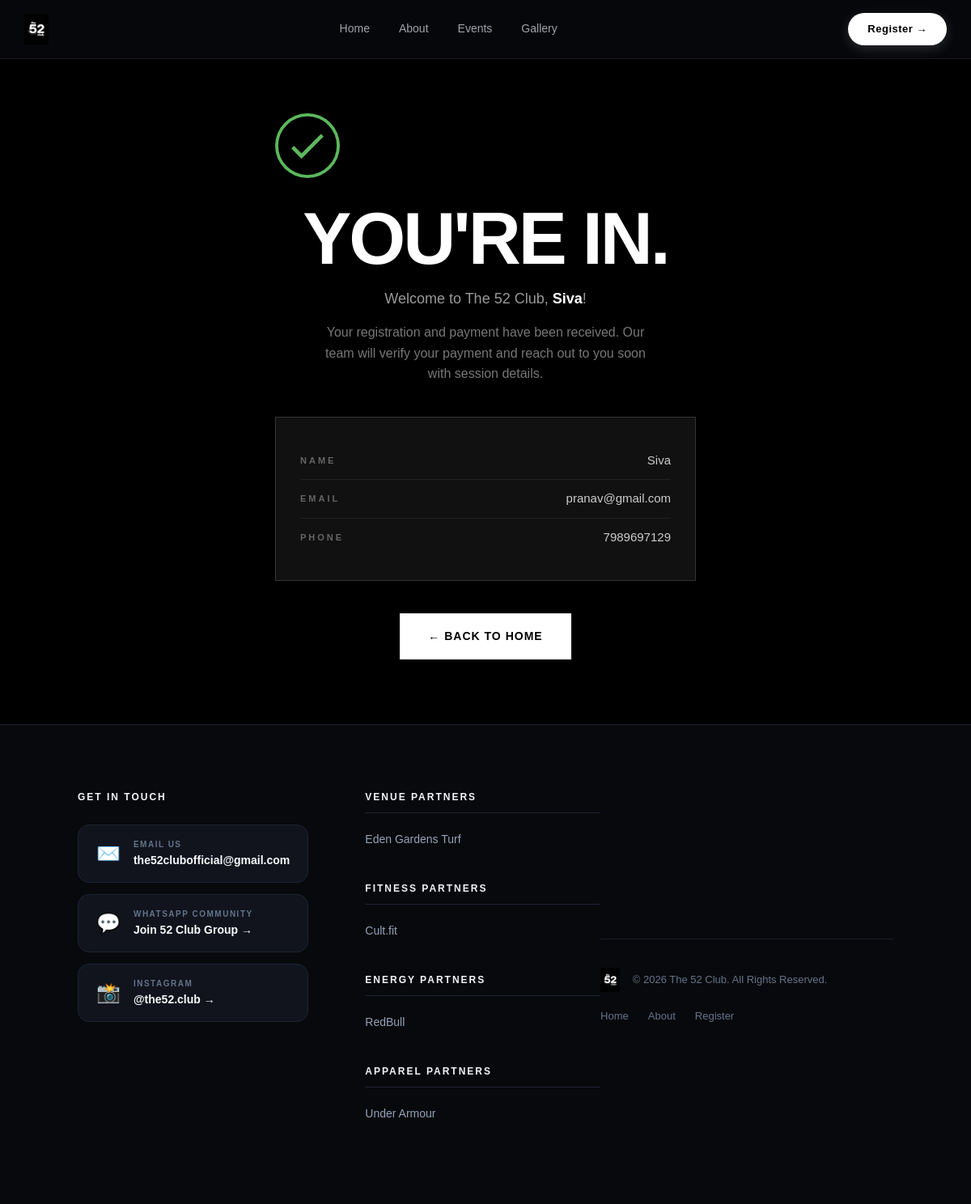
The page /payment/success/2/ on the database its author committed.
### club/models.py (models this page shows, shortened)
class Member(models.Model):
    EXPERIENCE_CHOICES = [
        ('beginner', 'Beginner'),
        ('intermediate', 'Intermediate'),
        ('advanced', 'Advanced'),
    ]
    PAYMENT_STATUS_CHOICES = [
        ('pending', 'Pending'),
        ('completed', 'Completed'),
        ('failed', 'Failed'),
    ]
    transaction_id = models.UUIDField(
        default=uuid.uuid4,
        db_index=True,
        editable=False,
        help_text='Unique transaction identifier for payment tracking'
    )
    full_name = models.CharField(max_length=200)
    email = models.EmailField()
    phone = models.CharField(max_length=20)
    experience = models.CharField(
        max_length=20,
        choices=EXPERIENCE_CHOICES,
        default='beginner'
    )
    message = models.TextField(
        blank=True,
        help_text='What brings them to The 52 Club'
    )
    payment_status = models.CharField(
        max_length=20,
        choices=PAYMENT_STATUS_CHOICES,
        default='pending'
    )
    razorpay_order_id = models.CharField(
        max_length=100,
        blank=True,
        null=True,
        help_text='Razorpay Order ID created for this registration'
    )
    razorpay_payment_id = models.CharField(
        max_length=100,
        blank=True,
        null=True,
        help_text='Razorpay Payment ID captured after successful payment'
    )
    registered_at = models.DateTimeField(auto_now_add=True)
    class Meta:
        ordering = ['-registered_at']
        verbose_name = 'Member'
        verbose_name_plural = 'Members'

class Collaborator(models.Model):
    name = models.CharField(
        max_length=200,
        help_text='Partner / Collaborator name (e.g., "Cult.fit", "RedBull", "Eden Gardens")'
    )
    category = models.CharField(
        max_length=100,
        default='COLLABORATIONS',
        help_text='Column title under which this item is displayed (e.g., "COLLABORATIONS", "PARTNERS", "COMMUNITY")'
    )
    url = models.URLField(blank=True, help_text='Optional website or social link')
    order = models.PositiveIntegerField(default=0, help_text='Lower numbers appear first')
    is_active = models.BooleanField(default=True)
    class Meta:
        ordering = ['order', 'name']
        verbose_name = 'Collaborator'
        verbose_name_plural = 'Collaborators'

### club/views.py (the view)
# urls.py: path('payment/success/<int:member_id>/', views.payment_success_view, name='payment_success'),
def payment_success_view(request, member_id):
    member = get_object_or_404(Member, pk=member_id)
    return render(request, 'club/payment_success.html', {'member': member})

### club/context_processors.py (called while the page is built)
def global_context(request):
    collaborators = Collaborator.objects.filter(is_active=True)
    categories = {}
    for item in collaborators:
        cat = item.category.strip().upper()
        if cat not in categories:
            categories[cat] = []
        categories[cat].append(item)
    return {
        'footer_collaborators': collaborators,
        'footer_collaborations_grouped': categories,
    }

### club/templates/club/payment_success.html (shortened to what this page needs)
{% extends 'club/base.html' %}
{% load static %}
{% block extra_css %}
<link rel="stylesheet" href="{% static 'club/payment.css' %}">
{% endblock %}
{% block content %}
<section class="payment-page success-page">
    <div class="payment-container">
        <div class="success-icon">
            <svg class="checkmark" xmlns="http://www.w3.org/2000/svg" viewBox="0 0 52 52">
                <circle class="checkmark-circle" cx="26" cy="26" r="25" fill="none"/>
                <path class="checkmark-check" fill="none" d="M14.1 27.2l7.1 7.2 16.7-16.8"/>
            </svg>
        </div>
        <h1 class="success-title">YOU'RE IN.</h1>
        <p class="success-name">
            Welcome to The 52 Club, <strong>{{ member.full_name }}</strong>!
        </p>
        <p class="success-message">
            Your registration and payment have been received.
            Our team will verify your payment and reach out to you soon
            with session details.
        </p>
        <div class="success-details">
            <div class="detail-item">
                <span class="detail-label">NAME</span>
                <span class="detail-value">{{ member.full_name }}</span>
            </div>
            <div class="detail-item">
                <span class="detail-label">EMAIL</span>
                <span class="detail-value">{{ member.email }}</span>
            </div>
            <div class="detail-item">
                <span class="detail-label">PHONE</span>
                <span class="detail-value">{{ member.phone }}</span>
            </div>
        </div>
        <a href="{% url 'home' %}" class="back-home-btn">
            ← BACK TO HOME
        </a>
    </div>
</section>
{% endblock %}

### club/templates/club/base.html (shortened to what this page needs)
{% load static %}
<!DOCTYPE html>
<html lang="en">
<head>
    <link rel="stylesheet" href="{% static 'club/style.css' %}">
    {% block extra_css %}{% endblock %}
</head>
<body class="{% block body_class %}{% endblock %}">
    <header class="navbar-v2">
        <div class="nav-container">
            <a href="{% url 'home' %}" class="logo-v2">
                <img src="{% static 'club/logo.png' %}" alt="The 52 Club Logo">
            </a>
            <nav class="nav-menu">
                <a href="{% url 'home' %}#home">Home</a>
                <a href="{% url 'home' %}#about">About</a>
                <a href="{% url 'home' %}#events">Events</a>
                <a href="{% url 'home' %}#gallery">Gallery</a>
            </nav>
            <div class="nav-actions">
                <a href="{% url 'home' %}#register" class="header-register-pill">
                    Register →
                </a>
            </div>
        </div>
    </header>
    {% block content %}{% endblock %}
    <footer class="extended-footer">
        <div class="footer-top-grid">
            <div class="footer-contact-block">
                <h4 class="footer-block-title">GET IN TOUCH</h4>
                <div class="contact-methods">
                    <a href="mailto:the52clubofficial@gmail.com" class="contact-item">
                        <span class="contact-icon">✉️</span>
                        <div class="contact-details">
                            <span class="contact-label">EMAIL US</span>
                            <span class="contact-value">the52clubofficial@gmail.com</span>
                        </div>
                    </a>
                    <a href="https://chat.whatsapp.com/FCe9HHDxPirCxFLsIdbRAs" target="_blank" rel="noopener" class="contact-item">
                        <span class="contact-icon">💬</span>
                        <div class="contact-details">
                            <span class="contact-label">WHATSAPP COMMUNITY</span>
                            <span class="contact-value">Join 52 Club Group →</span>
                        </div>
                    </a>
                    <a href="https://www.instagram.com/the52.club?igsi=cjE3M2FsZXo4M3Bu" target="_blank" rel="noopener" class="contact-item">
                        <span class="contact-icon">📸</span>
                        <div class="contact-details">
                            <span class="contact-label">INSTAGRAM</span>
                            <span class="contact-value">@the52.club →</span>
                        </div>
                    </a>
                </div>
            </div>
            <div class="footer-collaborations-grid">
                {% if footer_collaborations_grouped %}
                    {% for cat_title, items in footer_collaborations_grouped.items %}
                    <div class="collab-column">
                        <h4 class="footer-column-title">{{ cat_title }}</h4>
                        <ul class="collab-list">
                            {% for item in items %}
                            <li>
                                {% if item.url %}
                                <a href="{{ item.url }}" target="_blank" rel="noopener">{{ item.name }}</a>
                                {% else %}
                                <span>{{ item.name }}</span>
                                {% endif %}
                            </li>
                            {% endfor %}
                        </ul>
                    </div>
                    {% endfor %}
                {% endif %}
            </div>
        </div>
        <div class="footer-bottom-bar">
            <div class="footer-brand">
                <img src="{% static 'club/logo.png' %}" alt="The 52 Club">
                <span>© 2026 The 52 Club. All Rights Reserved.</span>
            </div>
            <div class="footer-legal-links">
                <a href="{% url 'home' %}#home">Home</a>
                <a href="{% url 'home' %}#about">About</a>
                <a href="{% url 'home' %}#register">Register</a>
            </div>
        </div>
    </footer>
</body>
</html>

### club/static/club/style.css (style rules this page uses)
* { margin: 0; padding: 0; box-sizing: border-box; }
html { scroll-behavior: smooth; }
body { font-family: Arial, Helvetica, sans-serif; background: #000; color: #fff; line-height: 1.5; }
a { color: inherit; text-decoration: none; }
section { padding: 120px 10%; }
footer { padding: 50px 10%; display: flex; justify-content: space-between; align-items: center; background: #000; border-top: 1px solid #222; }
footer img { width: 70px; }
.navbar-v2 { position: fixed; top: 0; left: 0; right: 0; z-index: 1000; background: rgba(8, 9, 12, 0.85); backdrop-filter: blur(16px); -webkit-backdrop-filter: blur(16px); border-bottom: 1px solid rgba(255, 255, 255, 0.08); }
.nav-container { max-width: 1280px; margin: 0 auto; display: flex; align-items: center; justify-content: space-between; padding: 16px 30px; }
.logo-v2 img { height: 38px; width: auto; display: block; }
.nav-menu { display: flex; align-items: center; gap: 36px; }
.nav-menu a { color: #a1a1aa; font-size: 14px; font-weight: 500; text-decoration: none; transition: color 0.2s ease; }
.header-register-pill { background: #ffffff; color: #000000 !important; font-size: 13px; font-weight: 700; letter-spacing: 0.5px; padding: 10px 24px; border-radius: 50px; text-decoration: none; transition: transform 0.2s ease, background 0.2s ease; box-shadow: 0 4px 15px rgba(255, 255, 255, 0.15); display: inline-flex; align-items: center; gap: 4px; }
.extended-footer { background: #08090c; border-top: 1px solid #1c202d; padding: 80px 8% 40px; color: #94a3b8; }
.footer-top-grid { display: grid; grid-template-columns: 1.2fr 2fr; gap: 70px; margin-bottom: 60px; }
.footer-block-title { font-size: 12px; font-weight: 800; letter-spacing: 2px; color: #f1f5f9; margin-bottom: 25px; text-transform: uppercase; }
.contact-methods { display: flex; flex-direction: column; gap: 14px; }
.contact-item { display: flex; align-items: center; gap: 16px; background: #11141d; border: 1px solid #1e2434; padding: 16px 22px; border-radius: 14px; text-decoration: none; color: #ffffff; transition: border-color 0.2s ease, transform 0.2s ease, background 0.2s ease; }
.contact-icon { font-size: 24px; line-height: 1; }
.contact-details { display: flex; flex-direction: column; }
.contact-label { font-size: 10px; font-weight: 800; letter-spacing: 1.5px; color: #64748b; text-transform: uppercase; }
.contact-value { font-size: 14px; font-weight: 700; color: #f8fafc; margin-top: 2px; }
.footer-collaborations-grid { display: grid; grid-template-columns: repeat(auto-fit, minmax(180px, 1fr)); gap: 40px; }
.footer-column-title { font-size: 12px; font-weight: 800; letter-spacing: 2px; color: #f1f5f9; margin-bottom: 20px; text-transform: uppercase; border-bottom: 1px solid #1e2434; padding-bottom: 10px; }
.collab-list { list-style: none; padding: 0; margin: 0; display: flex; flex-direction: column; gap: 12px; }
.collab-list a, .collab-list span { color: #94a3b8; font-size: 14px; font-weight: 500; text-decoration: none; transition: color 0.2s ease; }
.footer-bottom-bar { border-top: 1px solid #181d2a; padding-top: 35px; display: flex; justify-content: space-between; align-items: center; flex-wrap: wrap; gap: 20px; }
.footer-brand { display: flex; align-items: center; gap: 16px; }
.footer-brand img { height: 30px; width: auto; }
.footer-brand span { font-size: 13px; color: #64748b; }
.footer-legal-links { display: flex; gap: 24px; }
.footer-legal-links a { color: #64748b; font-size: 13px; text-decoration: none; transition: color 0.2s ease; }

### rows shown on the page
Member: full_name "Siva", email "pranav@gmail.com", phone "7989697129"
Collaborator: category "VENUE PARTNERS", name "Eden Gardens Turf"
Collaborator: category "FITNESS PARTNERS", name "Cult.fit"
Collaborator: category "ENERGY PARTNERS", name "RedBull"
Collaborator: category "APPAREL PARTNERS", name "Under Armour"
